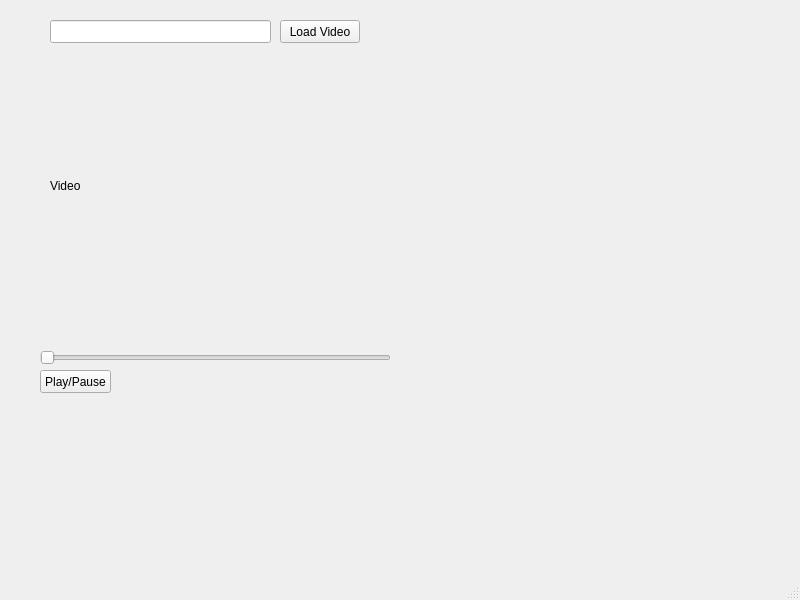
<?xml version="1.0" encoding="UTF-8"?>
<ui version="4.0">
 <class>MainWindow</class>
 <widget class="QMainWindow" name="MainWindow">
  <property name="geometry">
   <rect>
    <x>0</x>
    <y>0</y>
    <width>800</width>
    <height>600</height>
   </rect>
  </property>
  <property name="windowTitle">
   <string>MainWindow</string>
  </property>
  <widget class="QWidget" name="centralwidget">
   <widget class="QPushButton" name="button_loadvideo">
    <property name="geometry">
     <rect>
      <x>280</x>
      <y>20</y>
      <width>80</width>
      <height>23</height>
     </rect>
    </property>
    <property name="text">
     <string>Load Video</string>
    </property>
   </widget>
   <widget class="QLineEdit" name="lineEdit">
    <property name="geometry">
     <rect>
      <x>50</x>
      <y>20</y>
      <width>221</width>
      <height>23</height>
     </rect>
    </property>
   </widget>
   <widget class="QPushButton" name="button_playpause">
    <property name="geometry">
     <rect>
      <x>40</x>
      <y>370</y>
      <width>71</width>
      <height>23</height>
     </rect>
    </property>
    <property name="text">
     <string>Play/Pause</string>
    </property>
   </widget>
   <widget class="QLabel" name="label">
    <property name="geometry">
     <rect>
      <x>50</x>
      <y>50</y>
      <width>321</width>
      <height>271</height>
     </rect>
    </property>
    <property name="text">
     <string>Video</string>
    </property>
   </widget>
   <widget class="QSlider" name="slider_cv2">
    <property name="geometry">
     <rect>
      <x>40</x>
      <y>350</y>
      <width>351</width>
      <height>16</height>
     </rect>
    </property>
    <property name="orientation">
     <enum>Qt::Horizontal</enum>
    </property>
   </widget>
   <widget class="QWidget" name="verticalLayoutWidget">
    <property name="geometry">
     <rect>
      <x>40</x>
      <y>410</y>
      <width>351</width>
      <height>141</height>
     </rect>
    </property>
    <layout class="QVBoxLayout" name="graph_layout"/>
   </widget>
  </widget>
  <widget class="QMenuBar" name="menubar">
   <property name="geometry">
    <rect>
     <x>0</x>
     <y>0</y>
     <width>800</width>
     <height>20</height>
    </rect>
   </property>
  </widget>
  <widget class="QStatusBar" name="statusbar"/>
 </widget>
 <resources/>
 <connections/>
</ui>
